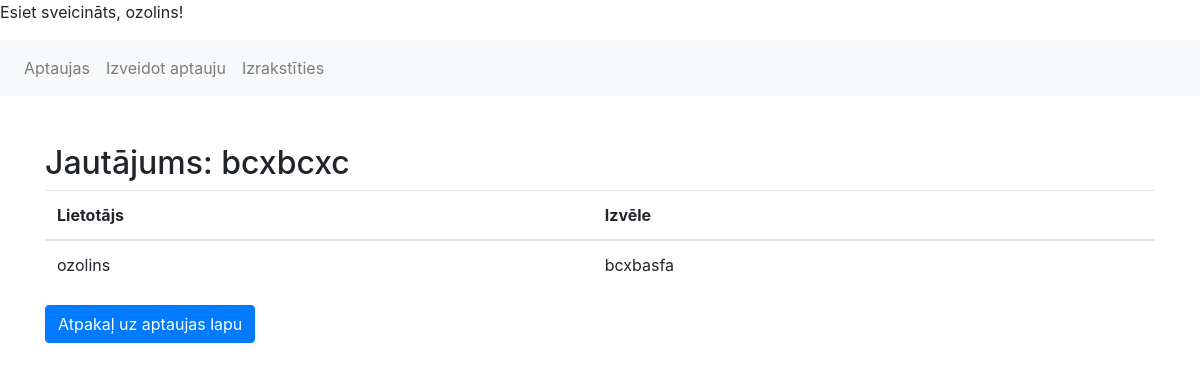
The app's page /question/32/responses/ (signed in) with its own data.
### voteapp/models.py (models this page shows)
class Question(models.Model):
    question_text = models.CharField(max_length=200)
    created_at = models.DateTimeField(auto_now_add=True)

class Response(models.Model):
    user = models.ForeignKey(User, on_delete=models.CASCADE)
    question = models.ForeignKey(Question, on_delete=models.CASCADE)
    choice = models.ForeignKey(Choice, on_delete=models.CASCADE)

class Choice(models.Model):
    question = models.ForeignKey(Question, related_name='choices', on_delete=models.CASCADE)
    choice_text = models.CharField(max_length=200)
    order = models.IntegerField(default=0)

### voteapp/views.py (the view)
# urls.py: path('question/<int:question_id>/responses/', view_question_responses, name='view_question_responses'),
@login_required
def view_question_responses(request, question_id):
    question = get_object_or_404(Question, pk=question_id)
    responses = Response.objects.filter(question=question).select_related('user', 'choice')
    return render(request, 'question_responses.html', {'question': question, 'responses': responses})

### voteapp/templates/question_responses.html (shortened to what this page needs)
<!DOCTYPE html>
<html>
<head>
    <link rel="stylesheet" href="https://stackpath.bootstrapcdn.com/bootstrap/4.5.2/css/bootstrap.min.css">
</head>
<body>
    {% if user.is_authenticated %}
    <p>Esiet sveicināts, {{ user.username }}!</p>
{% else %}
    <p>Esiet sveicināts, ciemiņ!</p>
{% endif %}
<nav class="navbar navbar-expand-lg navbar-light bg-light">
    <div class="collapse navbar-collapse" id="navbarNav">
      <ul class="navbar-nav">
        <li class="nav-item">
          <a class="nav-link" href="{% url 'mainpage' %}">Aptaujas</a>
        </li>
        {% if user.is_authenticated %}
        <li class="nav-item">
          <a class="nav-link" href="{% url 'create_poll' %}">Izveidot aptauju</a>
        </li>
        <li class="nav-item">
          <a class="nav-link" href="{% url 'index' %}">Izrakstīties</a>
        </li>
        {% else %}
        <li class="nav-item">
          <a href="{% url 'logout' %}">Izrakstīties</a>
        </li>
        {% endif %}
      </ul>
    </div>
  </nav>
    <div class="container mt-5">
        <h2>Jautājums: {{ question.question_text }}</h2>
        <table class="table">
            <thead>
                <tr>
                    <th>Lietotājs</th>
                    <th>Izvēle</th>
                </tr>
            </thead>
            <tbody>
                {% for response in responses %}
                <tr>
                    <td>{{ response.user.username }}</td>
                    <td>{{ response.choice.choice_text }}</td>
                </tr>
                {% endfor %}
            </tbody>
        </table>
        <a href="{% url 'mainpage' %}" class="btn btn-primary">Atpakaļ uz aptaujas lapu</a>
    </div>
</body>
</html>

### records on screen
Question: question_text "bcxbcxc"
Response: user.username "ozolins", choice.choice_text "bcxbasfa"

### other values on screen
{{ user.username }} "ozolins"
